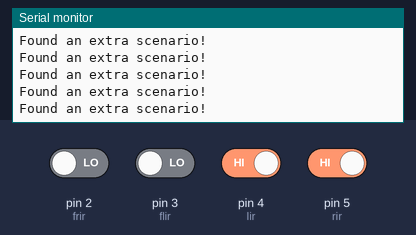
A sketch run on a simulated Arduino Uno, built with avr-gcc and run on an emulated ATmega328P. Parts: the last lines printed to the serial monitor. Inputs (shaded band) come from the test bench; at power-on: pin 4 (lir), pin 5 (rir) HIGH, pin 2 (frir), pin 3 (flir) LOW.

Above: at 1.2 s.
1.3 s: pin 4 (lir) driven LOW
At 1.9 s:
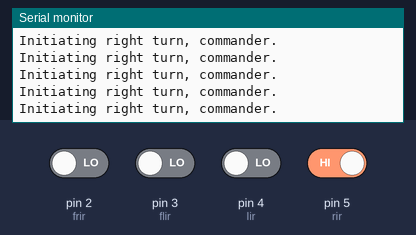
3.2 s: pin 2 (frir) driven HIGH
At 3.9 s:
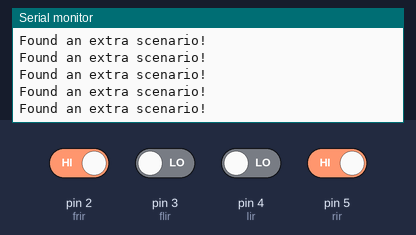

The sketch:

4_ir_sensor_setup.ino
```cpp
/*
flir = Front Left IR
frir = Front Right IR
lir = Left IR
rir = Right IR

Two front IR sensors are used for 'redundancy'.
In the case one of a malfunction or misreading for half a second it won't impede the forward movement.
*/

int flir = 3;
int frir = 2;
int lir = 4;
int rir = 5;

void setup() {
  Serial.begin(115200);
  pinMode(flir, INPUT);
  pinMode(frir,INPUT);
  pinMode(lir,INPUT);
  pinMode(rir,INPUT);

}

void loop() {
  // s is short for Status
  int flirs = digitalRead(flir);
  int frirs = digitalRead(frir);
  int lirs = digitalRead(lir);
  int rirs = digitalRead(rir);
  // == 0 or != 1 Obstacle detected
  // != 0 or == 1 Clear

  if (lirs != 1 && rirs != 1 && (flirs == 1 || frirs == 1))
  {
    // Move Straight (left and right are blocked)
    Serial.println("Gotta go fast!");
  }
  else if (lirs == 1 && rirs != 1 && flirs != 1 && frirs != 1)
  {
    // Turn Left (front and right are blocked, but left is clear)
    Serial.println("Initiating left turn, commander.");
  }
  else if (lirs != 1 && rirs == 1 && flirs != 1 && frirs != 1)
  {
    // Turn Right (front and left are blocked, but right is clear)
    Serial.println("Initiating right turn, commander.");
  }
  else if (lirs != 1 && rirs != 1 && flirs != 1 && frirs != 1)
  {
    // Reverse (front, left, and right are blocked)
    Serial.println("Starting reverse propulsion!");
  }
  else
  {
    Serial.println("Found an extra scenario!");
    /*
    Extra Scenarios:
    - lir and flir are blocked
    - lir and frir are blocked
    - rir and flir are blocked
    - rir and frir are blocked
    */
  }

  /*
  Notes:
  - Difficulties in figuring out how to deal with the data DURING a turn (left/right)
  - Possible solution: Having a gyroscope keep track of the current orientation vs the origin orientation
    this is only a possible solution given that I'm designing this under the assumption that I would use this
    IR array in a micromouse for a way to solve a maze with standardized design principles
  - Considerations for future design decisions (still assuming this would be in a micromouse for competition):
    - Width of the PCB
    - How much affect would a height difference make when it comes to accuracy and reliability
    - Power consumption/storage: As more components are added onto this project
    - Is knowing the distance from the edge of the build to an obstacle necessary for operation?
  - I think the only way to find out all of the nuances of building an autonomous vehicle is to just go ahead
    and build it! (Buying Motors w/ gearboxes and wheels now)
  */


}
```

Measured:
- after the input at 1.3 s, the serial monitor: prints a new line at once (image 1)
